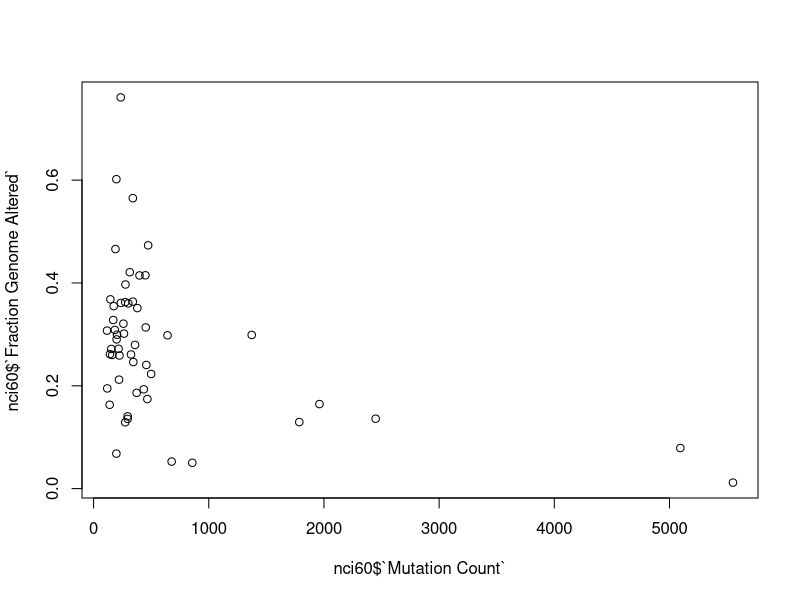

Write R code to recreate this figure.
## ---- chunk 1
sum(mtcars$cyl == 8)
## ---- chunk 2
library(tidyverse)
table(starwars$hair_color)
table(starwars$eye_color)
starwars[(starwars$hair_color == "blond" | starwars$hair_color == "blonde") & starwars$eye_color == "blue", ]
## ---- chunk 3
typeof(starwars)
starwars$height <- starwars$height / 100
starwars
typeof(starwars)
## ---- chunk 4
# type of height column changed from integer to double

# convert back to centimetres
starwars$height <- starwars$height * 100
typeof(starwars)

# after converting back the height column is still a double
# converting back to an integer

starwars$height <- as.integer(starwars$height)
starwars
typeof(starwars)
## ---- chunk 5
six_sided_die <- 1:6
rolls <- sample(six_sided_die, size = 1000, replace = TRUE)
sum(rolls == 6)
## ---- chunk 6
1000 / 6
## ---- chunk 7
# re-running the simulation gives different numbers of sixes each time

# re-running for larger sample size
number_of_rolls <- 100000
number_of_rolls / 6
rolls <- sample(1:6, size = number_of_rolls, replace = TRUE)
sum(rolls == 6)
## ---- chunk 8
prob_six <- 0.1
prob_not_six <- 1.0 - prob_six
prob_other <- prob_not_six / 5

number_of_rolls <- 100000
number_of_rolls * prob_six

# long-winded
#rolls <- sample(1:6, size = number_of_rolls, replace = TRUE, prob = c(prob_other, prob_other, prob_other, prob_other, prob_other, prob_six))

# using rep() instead
rolls <- sample(1:6, size = number_of_rolls, replace = TRUE, prob = c(rep(prob_other, 5), prob_six))
sum(rolls == 6)
## ---- chunk 9
metabric <- read_tsv("brca_metabric_clinical_data.tsv")
metabric

table(metabric$Cellularity)
table(metabric$`3-Gene classifier subtype`)

sum(metabric$Cellularity == "High")
sum(metabric$Cellularity == "High" & !is.na(metabric$Cellularity))
sum(metabric$Cellularity == "High", na.rm = TRUE)

sum(is.na(metabric$`3-Gene classifier subtype`))

sum(metabric$Cellularity == "High" & !is.na(metabric$Cellularity) & is.na(metabric$`3-Gene classifier subtype`))

sum(metabric$Cellularity == "High" & is.na(metabric$`3-Gene classifier subtype`), na.rm = TRUE)

# note dplyr filter that we'll introduce in a couple of weeks is much easier and
# handles the missing value more like how we'd expect
## ---- chunk 10
library(readxl)

nci60 <- read_excel("cellline_nci60_clinical_data.xlsx", na = "NA")
# need to comment on the na argument when reading data in (blanks assigned to NA
# by default, not "NA" strings)

nci60

# summary of each variable
summary(nci60)

# note that categorical variables are not factors so would need converting
# using as.factor() or for this to be specified when reading the data in
# nevertheless we can run table() on these
table(nci60$`Cancer Type`)

# scatter plot to see if there is a relationship between the number of point
# mutations and the fraction of the genome altered
plot(nci60$`Mutation Count`, nci60$`Fraction Genome Altered`)
